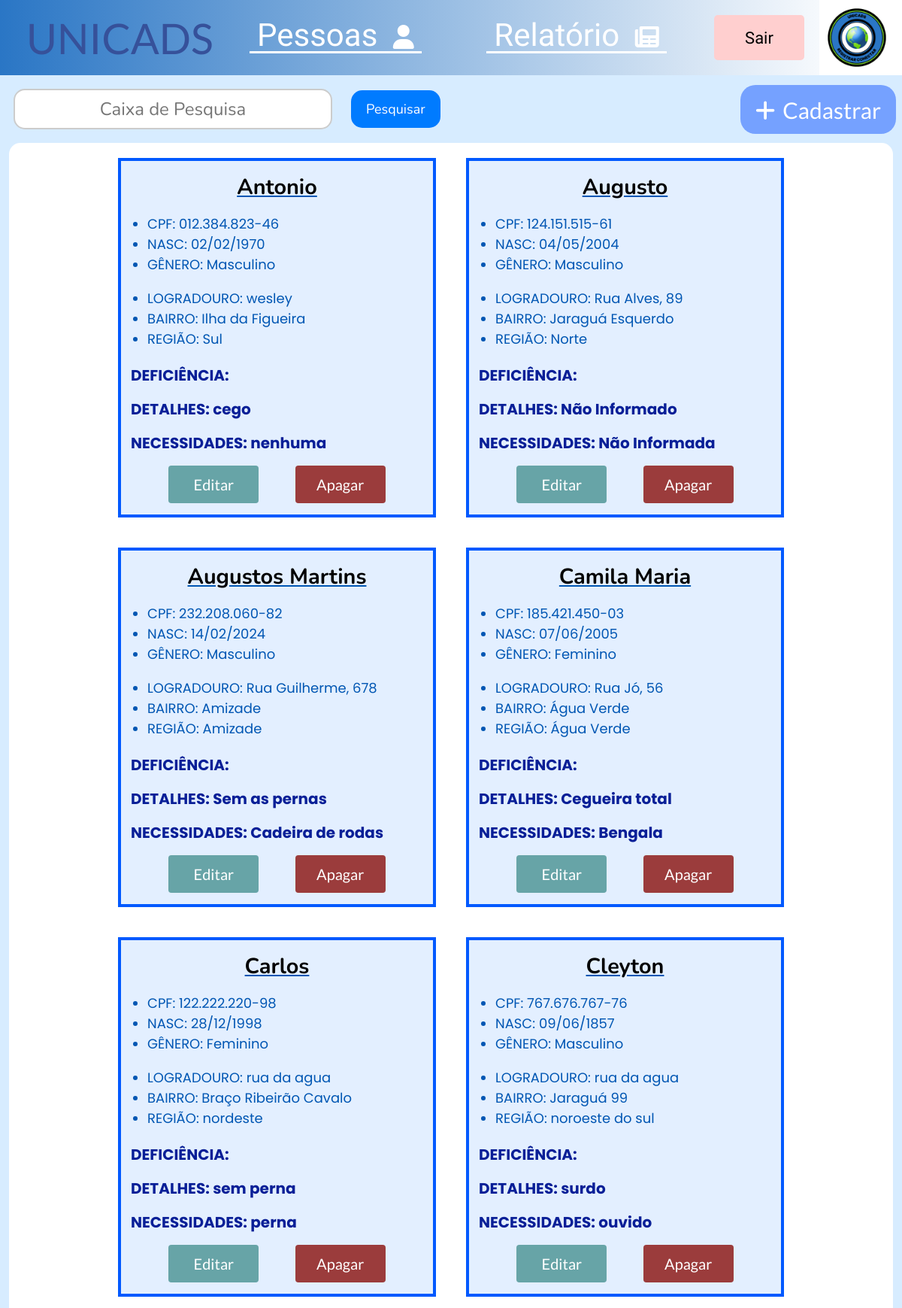
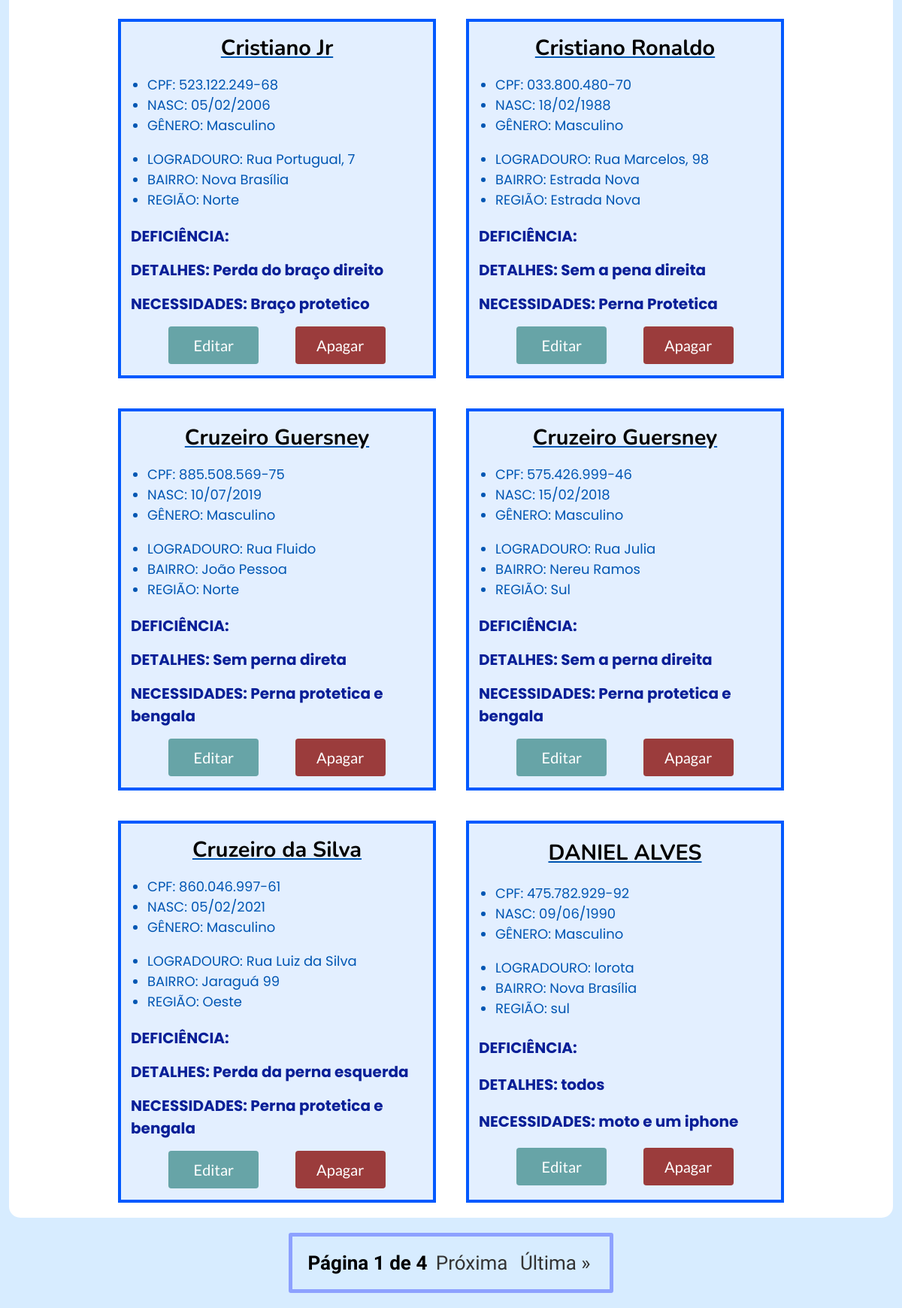
The page /pessoas/ (signed in) on the database as committed earlier (2 pictures, top to bottom).
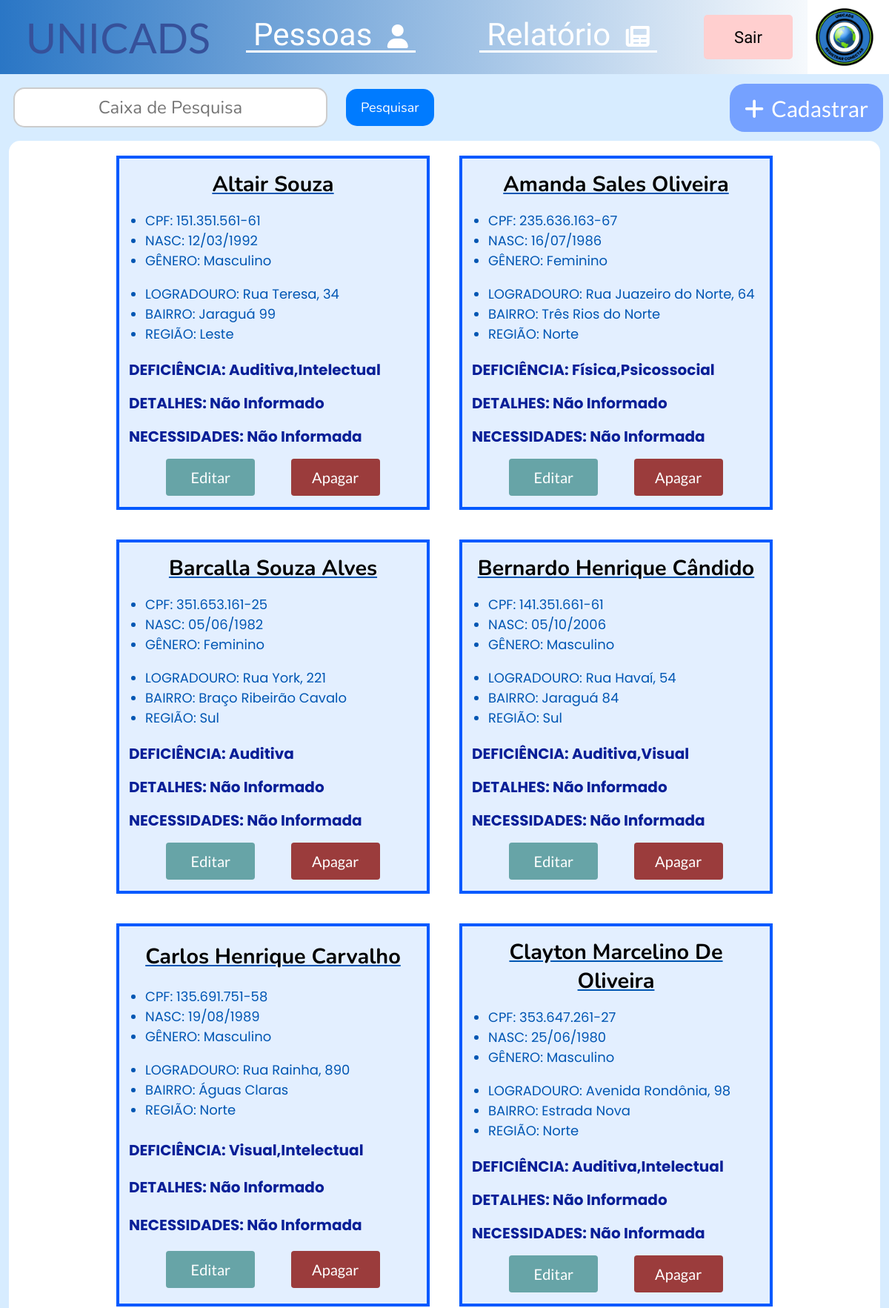
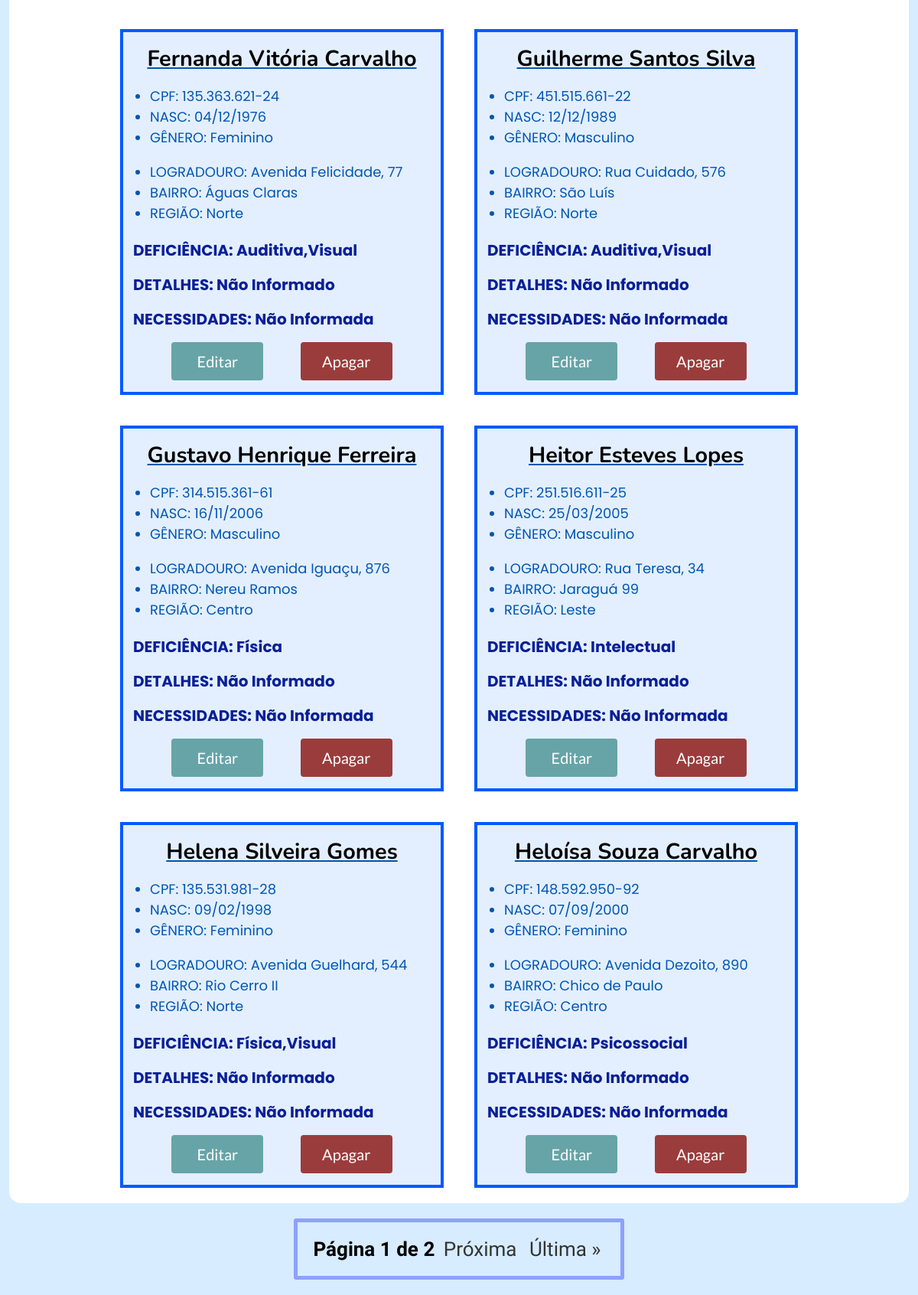
The same page on the database as committed later (2 pictures, top to bottom).
### base/models.py (models this page shows, shortened)
class Pessoa(models.Model):
    nome =  models.CharField(max_length=200, blank=False, null=False)
    cpf = models.CharField(max_length=20)
    data_nasc = models.DateField()
    genero = models.CharField(
        max_length=10,
        choices=[
        ('Masculino', 'Masculino'),
        ('Feminino', 'Feminino'),
    ],
        default='Não informado',
    )
    endereco = models.ForeignKey(Endereco, on_delete=models.SET_NULL, null=True, default=None)
    deficiencias = models.CharField(max_length=100,default='')
    detalhes = models.CharField(max_length=300, default='Não Fornecido')
    necessidades = models.CharField(max_length=300, default='Não Fornecida')

class Endereco(models.Model):
    BAIRROS_CHOICES = [
        ('Água Verde', 'Água Verde'),
        ('Águas Claras', 'Águas Claras'),
        ('Amizade', 'Amizade'),
        ('Barra do Rio Cerro', 'Barra do Rio Cerro'),
        ('Barra do Rio Molha', 'Barra do Rio Molha'),
        ('Boa Vista', 'Boa Vista'),
        ('Braço Ribeirão Cavalo', 'Braço Ribeirão Cavalo'),
        ('Centenário', 'Centenário'),
        ('Centro', 'Centro'),
        ('Chico de Paulo', 'Chico de Paulo'),
        ('Czerniewicz', 'Czerniewicz'),
        ('Estrada Nova', 'Estrada Nova'),
        ('Ilha da Figueira', 'Ilha da Figueira'),
        ('Jaraguá 84', 'Jaraguá 84'),
        ('Jaraguá 99', 'Jaraguá 99'),
        ('Jaraguá Esquerdo', 'Jaraguá Esquerdo'),
        ('João Pessoa', 'João Pessoa'),
        ('Nereu Ramos', 'Nereu Ramos'),
        ('Nova Brasília', 'Nova Brasília'),
        ('Parque Malwee', 'Parque Malwee'),
        ('Rau', 'Rau'),
        ('Ribeirão Cavalo', 'Ribeirão Cavalo'),
        ('Rio Cerro I', 'Rio Cerro I'),
        ('Rio Cerro II', 'Rio Cerro II'),
        ('Rio da Luz', 'Rio da Luz'),
        ('Rio Molha', 'Rio Molha'),
        ('Santa Luzia', 'Santa Luzia'),
        ('Santo Antônio', 'Santo Antônio'),
        ('São Luís', 'São Luís'),
        ('Tifa Martins', 'Tifa Martins'),
        ('Tifa Monos', 'Tifa Monos'),
        ('Três Rios do Norte', 'Três Rios do Norte'),
        ('Três Rios do Sul', 'Três Rios do Sul'),
        ('Vieira', 'Vieira'),
        ('Vila Baependi', 'Vila Baependi'),
        ('Vila Lalau', 'Vila Lalau'),
        ('Vila Lenzi', 'Vila Lenzi'),
        ('Vila Nova', 'Vila Nova'),
    ]
    logradouro = models.CharField(max_length=200)
    bairro = models.CharField(max_length=100,
                                choices=BAIRROS_CHOICES, default='Não Informado')
    regiao = models.CharField(max_length=100)

### base/views.py (the view, shortened to what this page needs)
# urls.py: path('pessoas/', views.pessoas, name='pessoas'),
@login_required(login_url="login/")
def pessoas(request):
    pessoas_list = Pessoa.objects.all().order_by('nome')
    pesquisa = request.GET.get('pesquisa')
    paginator = Paginator(pessoas_list, 12)
    pagina = request.GET.get('pagina')
    try:
        pessoas = paginator.page(pagina)
    except PageNotAnInteger:
        pessoas = paginator.page(1)
    except EmptyPage:
        pessoas = paginator.page(paginator.num_pages)
    for pessoa in pessoas:
        data_nasc_formatada = pessoa.data_nasc.strftime('%d/%m/%Y')
        pessoa.data_nasc = datetime.strptime(data_nasc_formatada, '%d/%m/%Y')
    return render(request, 'pessoas.html', {'pessoas': pessoas})

### base/templates/pessoas.html (shortened to what this page needs)
{% extends "base.html" %} {% load static %}
{% block css %}
{% static 'css/pessoas.css' %}
{% endblock %}
{% block conteudo %}
<link
  rel="stylesheet"
  href="https://cdnjs.cloudflare.com/ajax/libs/font-awesome/6.0.0-beta3/css/all.min.css"
/>
<main>
  <div class="cima">
    <form method="get" class="caixa-de-pesquisa">
      <div class="caixa">
        <input
          type="text"
          name="pesquisa"
          id="id_pesquisa"
          autocomplete="off"
          placeholder="Caixa de Pesquisa"
        />
      </div>
      <div class="botao">
        <button type="submit" class="btn">Pesquisar</button>
      </div>
    </form>
    <div class="cadastrar">
      <form action="{% url 'cadastro' %}">
        <button class="cadastro" type="submit">
          <i class="fas fa-plus"></i>Cadastrar
        </button>
      </form>
    </div>
  </div>
  <div class="conteudo">
    {% for pessoa in pessoas %}
    <div class="pessoa">
      <h1 class="nome">{{ pessoa.nome }}</h1>
      <ul>
        <li>CPF: {{ pessoa.cpf }}</li>
        <li>NASC: {{ pessoa.data_nasc|date:"d/m/Y" }}</li>
        {% if pessoa.genero == 'Masculino' %}
        <li>GÊNERO: Masculino</li>
        {% else %}
        <li>GÊNERO: Feminino</li>
        {% endif %}
        <br />
        <li>LOGRADOURO: {{ pessoa.endereco.logradouro }}</li>
        <li>BAIRRO: {{ pessoa.endereco.bairro }}</li>
        <li>REGIÃO: {{ pessoa.endereco.regiao }}</li>
      </ul>
      <p class="deficiencia">DEFICIÊNCIA: {{ pessoa.deficiencias }}</p>
      {% if pessoa.detalhes %}
      <p class="detalhes">DETALHES: {{ pessoa.detalhes }}</p>
      {% else %}
      <p class="detalhes">DETALHES: Não Informado</p>
      {% endif %} {% if pessoa.necessidades %}
      <p class="necessidades">NECESSIDADES: {{ pessoa.necessidades }}</p>
      {% else %}
      <p class="necessidades">NECESSIDADES: Não Informada</p>
      {% endif %}
      <div class="botoes">
        <form method="POST" action="{% url 'editar' pessoa.id %}">
          <button class="editar">Editar</button>
        </form>
        <form method="POST" action="{% url 'apagar' pessoa.id %}">
          <button
            type="submit"
            onclick="return confirm('Tem certeza que deseja apagar esta pessoa?')"
            class="apagar"
          >
            Apagar
          </button>
        </form>
      </div>
    </div>
    {% endfor %}
  </div>
  <div class="paginas">
    <span class="links">
      <span class="atual">
        Página {{ pessoas.number }} de {{ pessoas.paginator.num_pages }}
      </span>
      {% if pessoas.has_next %}
      <a href="?pagina={{ pessoas.next_page_number }}">Próxima</a>
      <a href="?pagina={{ pessoas.paginator.num_pages }}">Última &raquo;</a>
      {% endif %}
    </span>
  </div>
</main>
{% endblock %}

### base/templates/base.html (shortened to what this page needs)
{% load static %}
<!DOCTYPE html>
<html lang="pt-br">
  <head>
    <link rel="stylesheet" href="{% block css %}{% endblock %}" />
  </head>
  <body>
    <header>
      <div class="header-content">
        <div class="header-esquerda">
          <a href="{% url 'home' %}">UNICADS</a>
        </div>
        {% if not login %}
        <div class="header-centro">
          <div class="pessoas">
            <a href="{% url 'pessoas' %}">
              Pessoas
              <span><i class="fas fa-user"></i></span>
            </a>
          </div>
          <div class="relatorio">
            <a href="{% url 'relatorio' %}">
              Relatório
              <span><i class="fas fa-newspaper"></i></span>
            </a>
          </div>
        </div>
        {% endif %}
        <div class="header-direita">
          {% if user.is_authenticated %}
          <button
            type="submit"
            class="logout"
            onclick="location.href='{% url 'logout' %}'"
          >
            Sair
          </button>
          {% endif %}
          <img src="{% static 'imgs/logo2.png' %}" />
        </div>
      </div>
    </header>
    {% block conteudo %} {% endblock %}
  </body>
</html>

### static/css/pessoas.css (style rules this page uses)
main { display: flex; flex-direction: column; align-items: center; }
.cima { width: 97%; display: flex; align-items: center; justify-content: space-between; margin-top: 10px; }
.cadastro { width: 100%; padding: 15px; height: 65px; margin-left: 10px; font-size: 30px; font-family: 'Lato'; background-color: rgb(117, 161, 255); color: #fff; border: none; border-radius: 20px; cursor: pointer; transition: background 0.3s ease; }
.cadastro i { margin-right: 10px; }
.caixa-de-pesquisa { width: fit-content; height: 70px; margin-right: 30px; display: flex; align-items: center; justify-content: flex-end; }
.caixa { display: flex; justify-content: center; align-items: center; margin-right: 15px; }
.caixa input[type="text"] { text-align: center; height: 30px; width: 400px; padding: 10px; border: 2px solid #ccc; border-radius: 15px; font-size: 24px; font-family: 'Nunito'; outline: none; }
.botao button { height: 50px; margin-left: 10px; padding: 0 20px; background-color: #007bff; color: #fff; border: none; border-radius: 15px; font-size: 18px; font-family: 'Nunito'; cursor: pointer; transition: background-color 0.3s ease; }
.conteudo { display: flex; flex-wrap: wrap; justify-content: center; margin-top: 10px; min-height: 600px; width: 98%; background-color: #ffffff; border-radius: 15px; }
.pessoa { display: flex; flex-direction: column; justify-content: space-evenly; margin: 20px; padding: 15px; min-width: 385px; max-width: 385px; min-height: 200px; background-color: #e3efff; border: 4px solid rgb(0, 89, 255); }
.pessoa h1 { word-wrap: break-word; text-align: center; margin-bottom: 0px; margin-top: 0px; text-decoration: #0056b3 underline; font-family: 'Nunito'; font-size: 180%; }
.pessoa li { margin-left: -20px; font-size: 18px; font-family: 'Poppins'; color: #0056b3; }
.pessoa ul { margin-bottom: 0px; }
.deficiencia, .necessidades, .detalhes { word-wrap: break-word; margin-top: 20px; margin-left: -2px; margin-bottom: -5px; font-size: 20px; font-weight: bold; text-justify: auto; font-family: 'Poppins'; color: rgb(9, 31, 151); }
.botoes { display: flex; justify-content: space-evenly; align-content: center; }
.editar, .apagar { margin-top: 20px; width: 120px; height: 50px; font-family: 'Lato'; font-size: 20px; color: #fff; border: none; border-radius: 4px; cursor: pointer; transition: background 0.3s ease; }
.editar { background-color: rgb(103, 164, 167); }
.apagar { background-color: rgb(155, 60, 60); }
.paginas { padding: 20px; text-align: center; }
.links { display: inline-block; border: 5px solid #8da1ff; padding: 20px; border-radius: 3px; font-family: 'Quicksand'; font-size: 26px; }
.links a { padding: 5px; color: #333; text-decoration: none; border-radius: 10px; transition: all 0.5s ease; }
.atual { font-weight: bold; }

### base/templates/base.html (style rules this page uses)
body { margin: 0; padding: 0; min-height: 900px; min-width: fit-content; background-color: rgb(215, 236, 255); }
header { display: flex; width: 100%; background: linear-gradient(to right, #2a76c5, #ffffff 95%); color: #fff; }
.header-content { display: flex; width: 100%; align-items: center; justify-content: space-between; height: 100px; }
.header-esquerda a { padding-left: 5px; padding-right: 5px; font-size: 56px; font-family: "Lato", sans-serif; text-decoration: none; color: #36519a; margin-left: 30px; border-radius: 5px; }
.header-centro { display: flex; justify-content: space-around; width: 100%; height: 100px; }
.pessoas, .relatorio { display: flex; justify-content: center; align-items: center; }
.pessoas a, .relatorio a { display: inline-block; padding: 10px; margin-top: -7px; font-size: 42px; font-family: "Kanit", sans-serif; text-decoration: none; color: #ffffff; border-radius: 5px; transition: background-color 0.3s ease, color 0.3s ease; position: relative; }
.pessoas i, .relatorio i { margin-left: 10px; font-size: 32px; }
.pessoas a::after, .relatorio a::after { content: ""; position: absolute; left: 0; bottom: 10px; height: 3px; width: 100%; background-color: #ffffff; transition: background-color 0.3s ease; }
.header-direita { display: flex; height: 100px; }
.header-content img { margin-right: 10px; height: 100px; }
.header-content button { font-family: "Quicksand", sans-serif; margin: 20px; min-width: 120px; font-size: 22px; background-color: #ffcfcf; border: none; border-radius: 5px; cursor: pointer; transition: background-color 0.3s ease; }

Rows that differ between the two databases and show on the page:
removed Pessoa: nome "Antonio", cpf "012.384.823-46", data_nasc "02/02/1970", genero "GÊNERO: Masculino", endereco.logradouro "wesley", endereco.bairro "Ilha da Figueira", endereco.regiao "Sul", detalhes "cego", necessidades "nenhuma"
removed Pessoa: nome "Augusto", cpf "124.151.515-61", data_nasc "04/05/2004", genero "GÊNERO: Masculino", endereco.logradouro "Rua Alves, 89", endereco.bairro "Jaraguá Esquerdo", endereco.regiao "Norte", detalhes "DETALHES: Não Informado", necessidades "NECESSIDADES: Não Informada"
removed Pessoa: nome "Augustos Martins", cpf "232.208.060-82", data_nasc "14/02/2024", genero "GÊNERO: Masculino", endereco.logradouro "Rua Guilherme, 678", endereco.bairro "Amizade", endereco.regiao "Amizade", detalhes "Sem as pernas", necessidades "Cadeira de rodas"
removed Pessoa: nome "Camila Maria", cpf "185.421.450-03", data_nasc "07/06/2005", genero "GÊNERO: Feminino", endereco.logradouro "Rua Jó, 56", endereco.bairro "Água Verde", endereco.regiao "Água Verde", detalhes "Cegueira total", necessidades "Bengala"
removed Pessoa: nome "Carlos", cpf "122.222.220-98", data_nasc "28/12/1998", genero "GÊNERO: Feminino", endereco.logradouro "rua da agua", endereco.bairro "Braço Ribeirão Cavalo", endereco.regiao "nordeste", detalhes "sem perna", necessidades "perna"
removed Pessoa: nome "Cleyton", cpf "767.676.767-76", data_nasc "09/06/1857", genero "GÊNERO: Masculino", endereco.logradouro "rua da agua", endereco.bairro "Jaraguá 99", endereco.regiao "noroeste do sul", detalhes "surdo", necessidades "ouvido"
removed Pessoa: nome "Cristiano Jr", cpf "523.122.249-68", data_nasc "05/02/2006", genero "GÊNERO: Masculino", endereco.logradouro "Rua Portugual, 7", endereco.bairro "Nova Brasília", endereco.regiao "Norte", detalhes "Perda do braço direito", necessidades "Braço protetico"
removed Pessoa: nome "Cristiano Ronaldo", cpf "033.800.480-70", data_nasc "18/02/1988", genero "GÊNERO: Masculino", endereco.logradouro "Rua Marcelos, 98", endereco.bairro "Estrada Nova", endereco.regiao "Estrada Nova", detalhes "Sem a pena direita", necessidades "Perna Protetica"
removed Pessoa: nome "Cruzeiro Guersney", cpf "885.508.569-75", data_nasc "10/07/2019", genero "GÊNERO: Masculino", endereco.logradouro "Rua Fluido", endereco.bairro "João Pessoa", endereco.regiao "Norte", detalhes "Sem perna direta", necessidades "Perna protetica e bengala"
removed Pessoa: nome "Cruzeiro Guersney", cpf "575.426.999-46", data_nasc "15/02/2018", genero "GÊNERO: Masculino", endereco.logradouro "Rua Julia", endereco.bairro "Nereu Ramos", endereco.regiao "Sul", detalhes "Sem a perna direita", necessidades "Perna protetica e bengala"
removed Pessoa: nome "Cruzeiro da Silva", cpf "860.046.997-61", data_nasc "05/02/2021", genero "GÊNERO: Masculino", endereco.logradouro "Rua Luiz da Silva", endereco.bairro "Jaraguá 99", endereco.regiao "Oeste", detalhes "Perda da perna esquerda", necessidades "Perna protetica e bengala"
removed Pessoa: nome "DANIEL ALVES", cpf "475.782.929-92", data_nasc "09/06/1990", genero "GÊNERO: Masculino", endereco.logradouro "lorota", endereco.bairro "Nova Brasília", endereco.regiao "sul", detalhes "todos", necessidades "moto e um iphone"
added Pessoa: nome "Altair Souza", cpf "151.351.561-61", data_nasc "12/03/1992", genero "GÊNERO: Masculino", endereco.logradouro "Rua Teresa, 34", endereco.bairro "Jaraguá 99", endereco.regiao "Leste", deficiencias "Auditiva,Intelectual", detalhes "DETALHES: Não Informado", necessidades "NECESSIDADES: Não Informada"
added Pessoa: nome "Amanda Sales Oliveira", cpf "235.636.163-67", data_nasc "16/07/1986", genero "GÊNERO: Feminino", endereco.logradouro "Rua Juazeiro do Norte, 64", endereco.bairro "Três Rios do Norte", endereco.regiao "Norte", deficiencias "Física,Psicossocial", detalhes "DETALHES: Não Informado", necessidades "NECESSIDADES: Não Informada"
added Pessoa: nome "Barcalla Souza Alves", cpf "351.653.161-25", data_nasc "05/06/1982", genero "GÊNERO: Feminino", endereco.logradouro "Rua York, 221", endereco.bairro "Braço Ribeirão Cavalo", endereco.regiao "Sul", deficiencias "Auditiva", detalhes "DETALHES: Não Informado", necessidades "NECESSIDADES: Não Informada"
added Pessoa: nome "Bernardo Henrique Cândido", cpf "141.351.661-61", data_nasc "05/10/2006", genero "GÊNERO: Masculino", endereco.logradouro "Rua Havaí, 54", endereco.bairro "Jaraguá 84", endereco.regiao "Sul", deficiencias "Auditiva,Visual", detalhes "DETALHES: Não Informado", necessidades "NECESSIDADES: Não Informada"
added Pessoa: nome "Carlos Henrique Carvalho", cpf "135.691.751-58", data_nasc "19/08/1989", genero "GÊNERO: Masculino", endereco.logradouro "Rua Rainha, 890", endereco.bairro "Águas Claras", endereco.regiao "Norte", deficiencias "Visual,Intelectual", detalhes "DETALHES: Não Informado", necessidades "NECESSIDADES: Não Informada"
added Pessoa: nome "Clayton Marcelino De Oliveira", cpf "353.647.261-27", data_nasc "25/06/1980", genero "GÊNERO: Masculino", endereco.logradouro "Avenida Rondônia, 98", endereco.bairro "Estrada Nova", endereco.regiao "Norte", deficiencias "Auditiva,Intelectual", detalhes "DETALHES: Não Informado", necessidades "NECESSIDADES: Não Informada"
added Pessoa: nome "Fernanda Vitória Carvalho", cpf "135.363.621-24", data_nasc "04/12/1976", genero "GÊNERO: Feminino", endereco.logradouro "Avenida Felicidade, 77", endereco.bairro "Águas Claras", endereco.regiao "Norte", deficiencias "Auditiva,Visual", detalhes "DETALHES: Não Informado", necessidades "NECESSIDADES: Não Informada"
added Pessoa: nome "Guilherme Santos Silva", cpf "451.515.661-22", data_nasc "12/12/1989", genero "GÊNERO: Masculino", endereco.logradouro "Rua Cuidado, 576", endereco.bairro "São Luís", endereco.regiao "Norte", deficiencias "Auditiva,Visual", detalhes "DETALHES: Não Informado", necessidades "NECESSIDADES: Não Informada"
added Pessoa: nome "Gustavo Henrique Ferreira", cpf "314.515.361-61", data_nasc "16/11/2006", genero "GÊNERO: Masculino", endereco.logradouro "Avenida Iguaçu, 876", endereco.bairro "Nereu Ramos", endereco.regiao "Centro", deficiencias "Física", detalhes "DETALHES: Não Informado", necessidades "NECESSIDADES: Não Informada"
added Pessoa: nome "Heitor Esteves Lopes", cpf "251.516.611-25", data_nasc "25/03/2005", genero "GÊNERO: Masculino", endereco.logradouro "Rua Teresa, 34", endereco.bairro "Jaraguá 99", endereco.regiao "Leste", deficiencias "Intelectual", detalhes "DETALHES: Não Informado", necessidades "NECESSIDADES: Não Informada"
added Pessoa: nome "Helena Silveira Gomes", cpf "135.531.981-28", data_nasc "09/02/1998", genero "GÊNERO: Feminino", endereco.logradouro "Avenida Guelhard, 544", endereco.bairro "Rio Cerro II", endereco.regiao "Norte", deficiencias "Física,Visual", detalhes "DETALHES: Não Informado", necessidades "NECESSIDADES: Não Informada"
added Pessoa: nome "Heloísa Souza Carvalho", cpf "148.592.950-92", data_nasc "07/09/2000", genero "GÊNERO: Feminino", endereco.logradouro "Avenida Dezoito, 890", endereco.bairro "Chico de Paulo", endereco.regiao "Centro", deficiencias "Psicossocial", detalhes "DETALHES: Não Informado", necessidades "NECESSIDADES: Não Informada"
Other text that changed with them:
{{ pessoas.paginator.num_pages }}: "4" → "2"
